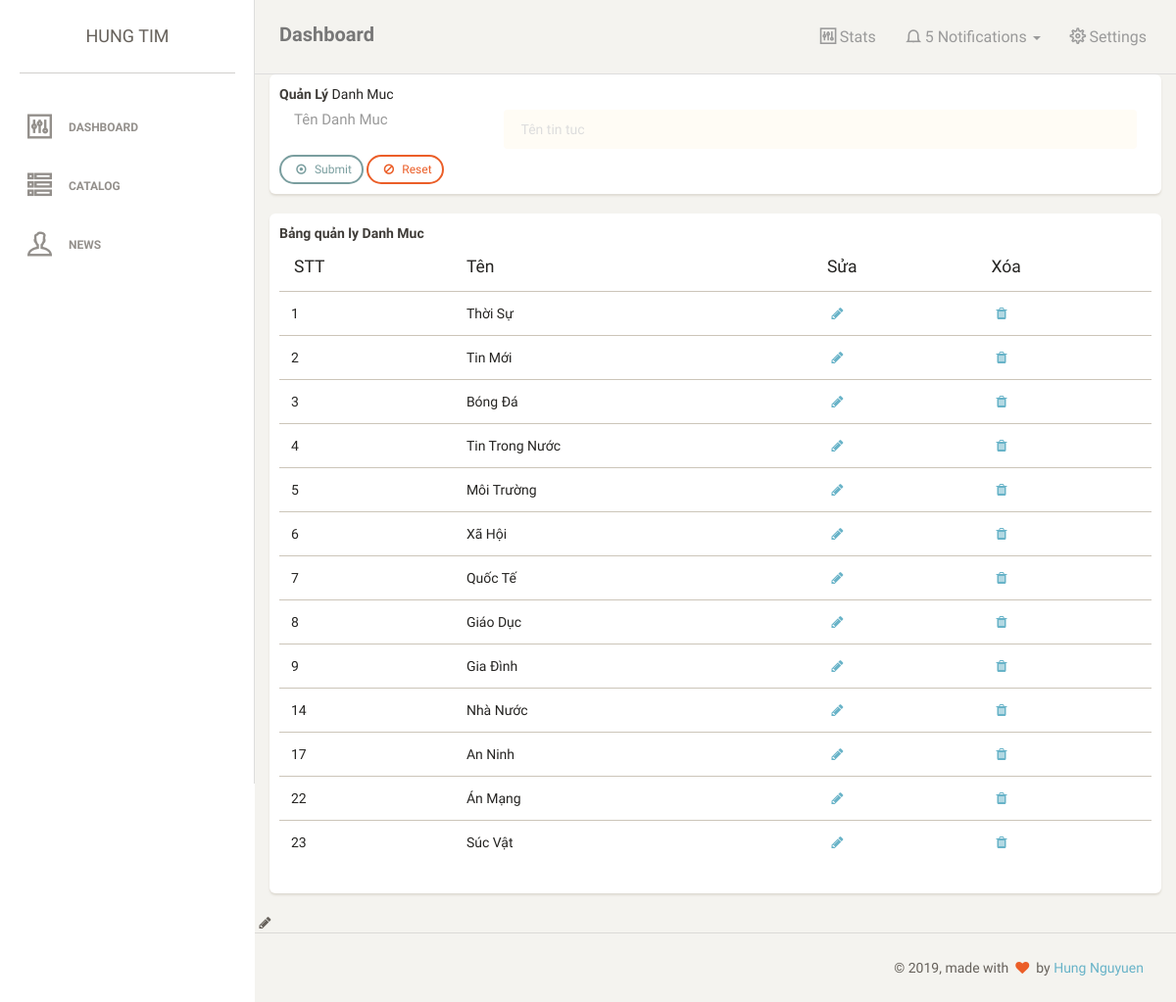
The app's page /controller/admin.php?act=qlcatalog with its own data.
### tables this page shows
CREATE TABLE `danhmuc` (
  `iddm` int(11) NOT NULL,
  `tendm` varchar(255) NOT NULL
);

### model/connect.php (called while the page is built, shortened)
<?php
    class connect {
        var $db = NULL;
        function __construct() {
            $dsn = "mysql:host=localhost;dbname=news";
            $user = 'root';
            $pass = 'root';
            $this->db = new PDO($dsn,$user,$pass);
            $this->db->query('set names "utf8"');
            if (!$this->db) {
                return false;
            }
            else {
               return true;
            }
        }
        public function getList($select) {
            $result = $this->db->query($select);
            return $result;
        }
    }
?>

### model/cat.php (called while the page is built, shortened)
<?php
class Catalog {
    function getList(){
         $db = new connect();
         $select = "select * from danhmuc";
         $result = $db->getList($select);
         return $result;
    }
}
?>

### view/admin/qlcatalog.php (the view, shortened to what this page needs)
<?php
include '../view/admin/header.php';
?>
<div class="col-md-12">
    <div class="card">
        <div class="card-header">
            <strong>Quản Lý </strong> Danh Muc
        </div>
<?php
if(isset($_GET['edit'])) {
    $cat = new Catalog();
    $id = $_GET['iddm'];
    $dsdm =  $cat->getCateById($iddm);
    extract($dsdm);
    ?>
        <div class="card-body card-block">
            <form action="" method="post" enctype="multipart/form-data" class="form-horizontal">
                <form class="row form-group"  action="">
                    <div class="col col-md-3"><label for="text-input" class=" form-control-label">Tên Danh Muc</label></div>
                    <div class="col-12 col-md-9"><input type="text" id="text-input" name="tendm" placeholder="Tên tin tuc" value="<?php echo $dsdm['tendm'] ?>" class="form-control"><small class="form-text text-muted"></small></div>
                </form>
                <form class="card-footer" action="">
                    <button type="submit" name="submit" class="btn btn-primary btn-sm">
                        <i class="fa fa-dot-circle-o"></i> Submit
                    </button>
                    <button type="reset" class="btn btn-danger btn-sm">
                        <i class="fa fa-ban"></i> Reset
                    </button>
                </form>
            </form>
        </div>
<?php }  else { ?>
<div class="card-body card-block">
            <form action="" method="post" enctype="multipart/form-data" class="form-horizontal">
                <form class="row form-group"  action="">
                    <div class="col col-md-3"><label for="text-input" class=" form-control-label">Tên Danh Muc</label></div>
                    <div class="col-12 col-md-9"><input type="text" id="text-input" name="tendm" placeholder="Tên tin tuc" value="" class="form-control"><small class="form-text text-muted"></small></div>
                </form>
                <form class="card-footer" action="">
                    <button type="submit" name="submit" class="btn btn-primary btn-sm">
                        <i class="fa fa-dot-circle-o"></i> Submit
                    </button>
                    <button type="reset" class="btn btn-danger btn-sm">
                        <i class="fa fa-ban"></i> Reset
                    </button>
                </form>
            </form>
        </div>
<?php } ?>
    </div>
</div>
<div class="col-lg-12">
    <div class="card">
        <div class="card-header">
            <strong class="card-title">Bảng quản ly Danh Muc</strong>
        </div>
        <div class="card-body">
            <table class="table">
                <thead class="thead-dark">
                    <tr>
                        <th scope="col">STT</th>
                        <th scope="col">Tên</th>
                        <th scope="col">Sửa</th>
                        <th scope="col">Xóa</th>
                    </tr>
                    <?php
                        $cate = new Catalog();
                        $dsdm=$cate->getList();
                        foreach ($dsdm as $set) {
                            extract($set);
                            echo '<tr>
                            <td scope="col">'.$set['iddm'].'</td>
                            <td scope="col">'.$set['tendm'].'</td>
                            <td scope="col"><a href="?atc=qlcatalog&id='.$set['iddm'].'&edit"><i class="fa fa-pencil"></i></a></td>
                            <td scope="col"><a href="?act=qlcatalog&id='.$set['iddm'].'&delete"><i class="fa fa-trash"></i></a></td>
                                </tr>';
                            }?>
                </thead>
            </table>
        </div>
    </div>
</div>
<i class="fa fa-pencil"></i>
<?php
include '../view/admin/footer.php'
?>

### view/admin/style.css (style rules this page uses)
.card { padding: 1rem }

### records on screen
danhmuc: iddm "1", tendm "Thời Sự"
danhmuc: iddm "2", tendm "Tin Mới"
danhmuc: iddm "3", tendm "Bóng Đá"
danhmuc: iddm "4", tendm "Tin Trong Nước"
danhmuc: iddm "5", tendm "Môi Trường"
danhmuc: iddm "6", tendm "Xã Hội"
danhmuc: iddm "7", tendm "Quốc Tế"
danhmuc: iddm "8", tendm "Giáo Dục"
danhmuc: iddm "9", tendm "Gia Đình"
danhmuc: iddm "14", tendm "Nhà Nước"
danhmuc: iddm "17", tendm "An Ninh"
danhmuc: iddm "22", tendm "Án Mạng"
danhmuc: iddm "23", tendm "Súc Vật"
